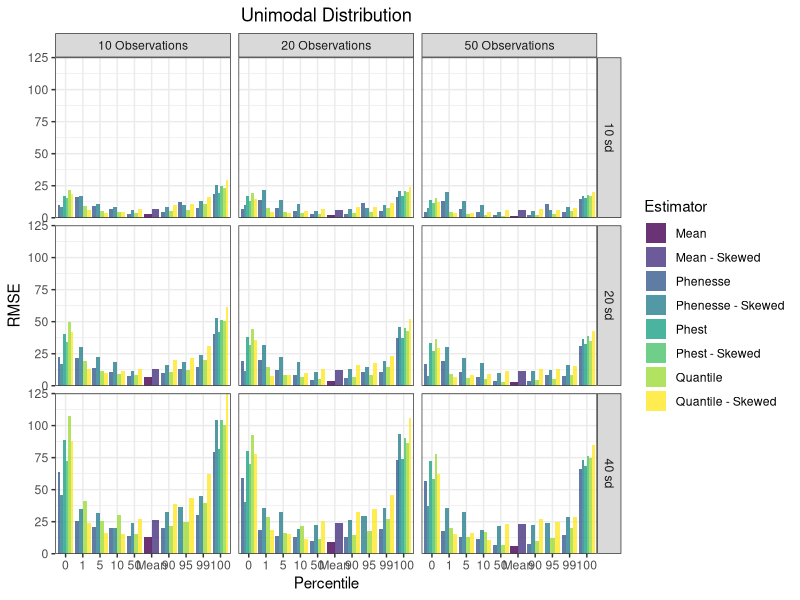
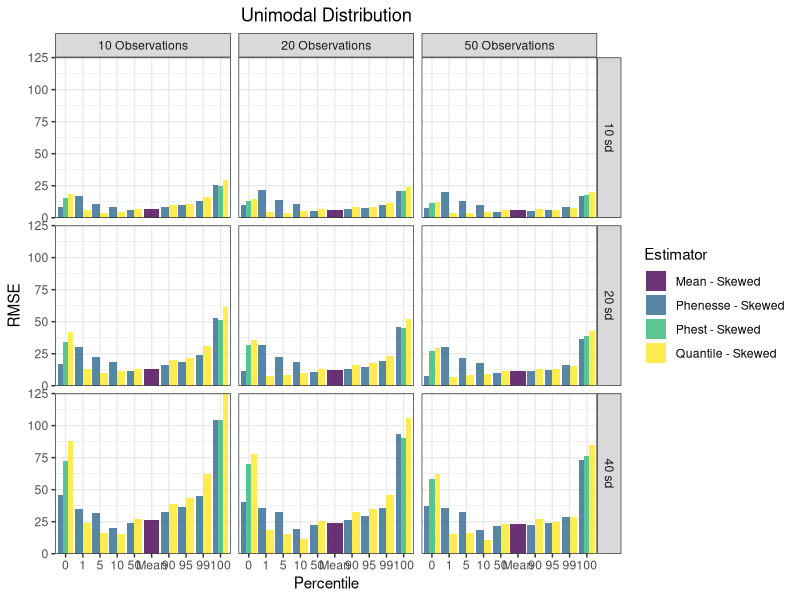

The R script that drew these images, in order:
# Libraries

library(Metrics)
library(dplyr)
library(ggplot2)

# read in simulation results, uni_sims and bi_sims

# read in simulation results, uni_sims and bi_sims

uni_quantile_sims <- read.csv("results/unimodal_quantile.csv", 
                              stringsAsFactors = FALSE) %>% 
  dplyr::mutate(Estimator = 'Quantile') %>% 
  dplyr::mutate(Skewed = "No")
uni_skewed_quantile_sims <- read.csv("results/unimodal_skewed_quantile.csv",
                                     stringsAsFactors = FALSE) %>% 
  dplyr::mutate(Estimator = 'Quantile - Skewed') %>% 
  dplyr::mutate(Skewed = "Yes")

uni_phest_sims <- read.csv("results/unimodal_phest.csv", 
                           stringsAsFactors = FALSE) %>% 
  dplyr::select(-lowCI, -highCI) %>% 
  dplyr::mutate(Estimator = 'Phest')%>% 
  dplyr::mutate(Skewed = "No")
uni_skewed_phest_sims <- read.csv("results/unimodal_skewed_phest.csv",
                                  stringsAsFactors = FALSE)%>% 
  dplyr::select(-lowCI, -highCI) %>% 
  dplyr::mutate(Estimator = 'Phest - Skewed')%>% 
  dplyr::mutate(Skewed = "Yes")

uni_mean_sims <- read.csv("results/unimodal_mean.csv", stringsAsFactors = FALSE) %>% 
  dplyr::mutate(Estimator = 'Mean')%>% 
  dplyr::mutate(Skewed = "No")
uni_skewed_mean_sims <- read.csv("results/unimodal_skewed_mean.csv", stringsAsFactors = FALSE) %>% 
  dplyr::mutate(Estimator = 'Mean - Skewed')%>% 
  dplyr::mutate(Skewed = "Yes")

uni_phenesse_sims <- read.csv("results/unimodal_phenesse.csv", stringsAsFactors = FALSE) %>% 
  dplyr::mutate(Estimator = "Phenesse")%>% 
  dplyr::mutate(Skewed = "No")
uni_skewed_phenesse_sims <- read.csv("results/unimodal_skewed_phenesse.csv", stringsAsFactors = FALSE) %>% 
  dplyr::mutate(Estimator = "Phenesse - Skewed")%>% 
  dplyr::mutate(Skewed = "Yes")


# group by and summarize to get bias and rmse

total_uni <- rbind(uni_mean_sims, uni_skewed_mean_sims, uni_phest_sims, uni_skewed_phest_sims,
                   uni_quantile_sims, uni_skewed_quantile_sims, uni_phenesse_sims, uni_skewed_phenesse_sims)

total_skewed_uni_metrics <- total_uni %>%  
  group_by(Estimator, perc, obs, Q, sd, Skewed) %>% 
  summarize(RMSE = rmse(actual = true_value, predicted = estimate), 
            Bias = bias(actual = true_value, predicted = estimate)) 

total_skewed_uni_metrics$sd <- as.character(total_skewed_uni_metrics$sd)
total_skewed_uni_metrics$obs <- as.character(total_skewed_uni_metrics$obs)
total_skewed_uni_metrics$Q <- as.character(total_skewed_uni_metrics$Q)
total_skewed_uni_metrics <- total_skewed_uni_metrics %>% 
  mutate(fac_Q = ifelse(Q == 50.50, "Mean", Q))

total_skewed_uni_metrics_barplot <- total_skewed_uni_metrics %>% 
  ungroup(fac_Q) %>% 
  mutate(fac_Q = factor(fac_Q, levels = c('0','1','5','10','50',"Mean",'90','95','99','100'))) %>% 
  mutate(sd = paste(sd, "sd")) %>% 
  mutate(obs = paste(obs, "Observations")) 



##### UNIMODAL RMSE PLOT #########

um_skewed_rmse <- ggplot(total_skewed_uni_metrics_barplot) + 
  geom_bar(aes(x = fac_Q, y = RMSE, fill = Estimator), 
           stat = "identity", size = 1, alpha = 0.8, position = "dodge") +
  ggtitle("Unimodal Distribution") + 
  scale_y_continuous(expand = c(0,0)) +
  theme_bw() +
  facet_grid(sd~obs, labeller = labeller()) +
  labs(x = "Percentile", y = 'RMSE') + 
  scale_fill_viridis_d() +
  theme(plot.title = element_text(hjust = 0.5)) 

um_skewed_rmse


### Now only do skewed

um_skewed_rmse_data <- total_skewed_uni_metrics_barplot %>% 
  dplyr::filter(Skewed == "Yes")

um_rmse_data <- total_skewed_uni_metrics_barplot %>% 
  dplyr::filter(Skewed == "No")

ggplot() + 
  geom_bar(data = um_skewed_rmse_data, aes(x = fac_Q, y = RMSE, fill = Estimator), 
           stat = "identity", size = 1, alpha = 0.8, position = "dodge") +
  ggtitle("Unimodal Distribution") + 
  scale_y_continuous(expand = c(0,0)) +
  theme_bw() +
  facet_grid(sd~obs, labeller = labeller()) +
  labs(x = "Percentile", y = 'RMSE') + 
  scale_fill_viridis_d() +
  theme(plot.title = element_text(hjust = 0.5)) 
